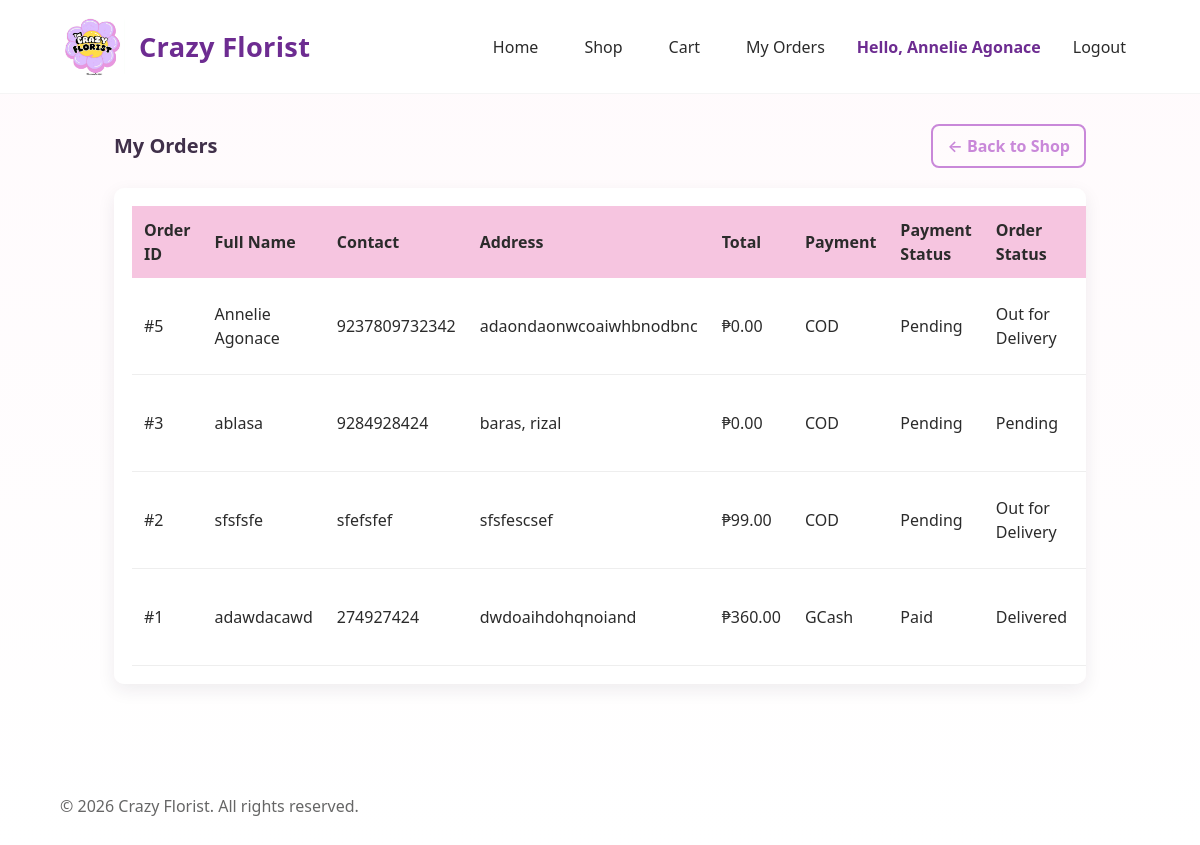
Page /my_orders.php (signed in) on the committed database.
### tables this page shows
CREATE TABLE `orders` (
  `id` int(11) NOT NULL,
  `user_id` int(11) DEFAULT NULL,
  `fullname` varchar(100) NOT NULL,
  `contact_number` varchar(20) NOT NULL,
  `address` text NOT NULL,
  `total_amount` decimal(10,2) NOT NULL,
  `payment_method` enum('COD','GCash','Maya') NOT NULL,
  `payment_status` enum('Pending','Paid','Rejected') DEFAULT 'Pending',
  `order_status` enum('Pending','Preparing','Out for Delivery','Delivered','Cancelled') DEFAULT 'Pending',
  `created_at` timestamp NOT NULL DEFAULT current_timestamp()
);

### my_orders.php (the view, shortened to what this page needs)
<?php
include 'includes/db.php';
include 'includes/header.php';
$user_id = $_SESSION['user_id'];
$stmt = $conn->prepare("SELECT * FROM orders WHERE user_id=? ORDER BY created_at DESC");
$stmt->bind_param("i", $user_id);
$stmt->execute();
$result = $stmt->get_result();
?>
<section style="padding: 30px 0;">
    <div class="container">
        <div style="display:flex; justify-content:space-between; align-items:center; margin-bottom:20px; flex-wrap:wrap; gap:10px;">
            <h2 class="section-title" style="margin:0;">My Orders</h2>
            <a href="shop.php" class="btn btn-outline">← Back to Shop</a>
        </div>
        <?php if($result->num_rows == 0): ?>
            <div class="card center">
                <p>You have no orders yet.</p>
                <a href="shop.php" class="btn">Start Shopping</a>
            </div>
        <?php else: ?>
            <div class="card" style="overflow-x:auto;">
                <table style="width:100%; border-collapse:collapse;">
                    <thead>
                        <tr style="background:#f6c5e0;">
                            <th style="padding:12px; text-align:left;">Order ID</th>
                            <th style="padding:12px; text-align:left;">Full Name</th>
                            <th style="padding:12px; text-align:left;">Contact</th>
                            <th style="padding:12px; text-align:left;">Address</th>
                            <th style="padding:12px; text-align:left;">Total</th>
                            <th style="padding:12px; text-align:left;">Payment</th>
                            <th style="padding:12px; text-align:left;">Payment Status</th>
                            <th style="padding:12px; text-align:left;">Order Status</th>
                            <th style="padding:12px; text-align:left;">Date</th>
                        </tr>
                    </thead>
                    <tbody>
                        <?php while($order = $result->fetch_assoc()): ?>
                            <tr style="border-bottom:1px solid #eee;">
                                <td style="padding:12px;">#<?php echo $order['id']; ?></td>
                                <td style="padding:12px;"><?php echo htmlspecialchars($order['fullname']); ?></td>
                                <td style="padding:12px;"><?php echo htmlspecialchars($order['contact_number']); ?></td>
                                <td style="padding:12px;"><?php echo htmlspecialchars($order['address']); ?></td>
                                <td style="padding:12px;">₱<?php echo number_format($order['total_amount'], 2); ?></td>
                                <td style="padding:12px;"><?php echo htmlspecialchars($order['payment_method']); ?></td>
                                <td style="padding:12px;"><?php echo htmlspecialchars($order['payment_status']); ?></td>
                                <td style="padding:12px;"><?php echo htmlspecialchars($order['order_status']); ?></td>
                                <td style="padding:12px;"><?php echo $order['created_at']; ?></td>
                            </tr>
                        <?php endwhile; ?>
                    </tbody>
                </table>
            </div>
        <?php endif; ?>
    </div>
</section>
<?php include 'includes/footer.php'; ?>

### css/style.css (style rules this page uses)
html { overflow-y: scroll; }
:root { --bg: #fffafc; --card: #fff; --primary: #c988d9; --accent: #f6c5e0; --muted: #666; --text: #2b2b2b; --radius: 12px; --container: 1100px; --gap: 1.25rem; --shadow: 0 6px 18px rgba(42,27,53,0.08); }
* { box-sizing:border-box; }
html,body { height:100%; }
body { margin:0; font-family: 'Poppins', system-ui, -apple-system, "Segoe UI", Roboto, "Helvetica Neue", Arial; color:var(--text); background: linear-gradient(180deg,#fffafc 0%, #fff 100%); -webkit-font-smoothing:antialiased; -moz-osx-font-smoothing:grayscale; line-height:1.5; padding-bottom:40px; }
.container { width:90%; max-width:var(--container); margin:0 auto; }
.section-title { font-size:1.25rem; margin:6px 0 18px; color:#40304a; }
.card { background:var(--card); border-radius:10px; padding:18px; flex:1; min-width:200px; box-shadow:var(--shadow); }
.btn { display:inline-block; background:var(--primary); color:#fff; text-decoration:none; padding:10px 16px; border-radius:8px; font-weight:600; transition:0.3s ease; border:none; cursor:pointer; }
.btn-outline { background:transparent; border:2px solid var(--primary); color:var(--primary); padding:8px 14px; }

### rows in the picture
orders: id "5", fullname "Annelie Agonace", contact_number "9237809732342", address "adaondaonwcoaiwhbnodbnc", total_amount "0.00", payment_method "COD", payment_status "Pending", order_status "Out for Delivery"
orders: id "3", fullname "ablasa", contact_number "9284928424", address "baras, rizal", total_amount "0.00", payment_method "COD", payment_status "Pending", order_status "Pending"
orders: id "2", fullname "sfsfsfe", contact_number "sfefsfef", address "sfsfescsef", total_amount "99.00", payment_method "COD", payment_status "Pending", order_status "Out for Delivery"
orders: id "1", fullname "adawdacawd", contact_number "274927424", address "dwdoaihdohqnoiand", total_amount "360.00", payment_method "GCash", payment_status "Paid", order_status "Delivered"

### other values in the picture
$_SESSION['fullname'] "Annelie Agonace"
